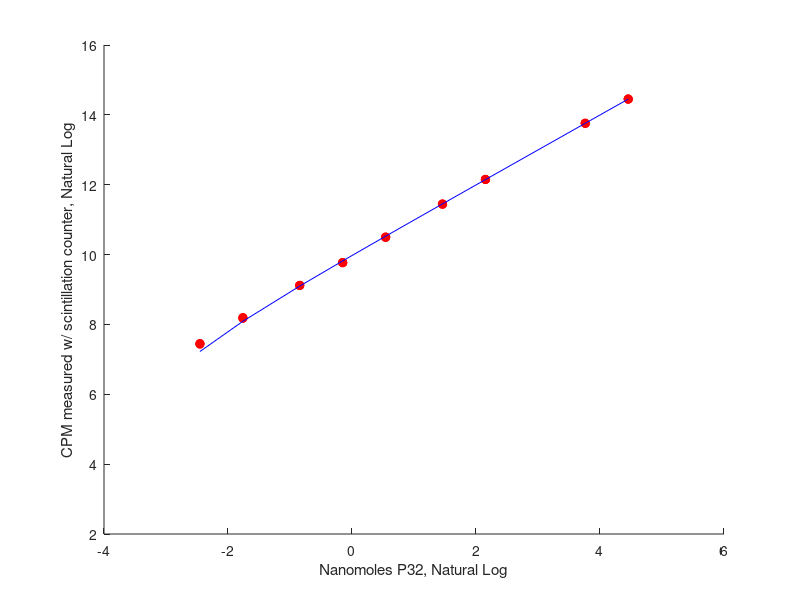

Source code (MATLAB): (Note: this script raises an error after producing the figure.)
% radioactive_CPMtoCONC.m 
% Elizabeth S Van Itallie - 4/20/2021

% 1. First determine the linear relationship between nanomoles of P32 and
%   measured CPMs using the scintillation counter that is used to measure
%   the probes 
%
% 2. Use the standard curve to determine the number of CPMs that should be
%   in a hybridization reaction of specified volume in order to have a 
%   desired concentration of labeled probe. 


%% Part 1 - Establish the Standard Curve 

% experimental design 
initial_dil = 100;
standard_vols = [0 1 2 5 1 2 5 1 5 10]; % in uL 
standard_dils = [100 100 100 100 10 10 10 1 1 1]; % dilution factors

% calculated parmeters 
dayof_conc = 3.0974; % uM ATP
dayof_SA = 2533.8558; % specific activity

% measured data
measured_cpms = [41.50 40.50 38.01; ...
        1701.44 1702.56  1728.19; ...
        3637.25 3585.98  3554.21; ...
        9127.89 9090.01 9113.66; ...
        17500.61 17444.79 17519.60; ...
        36422.57 36151.32 36104.82; ...
        93246.67 93753.58 93385.31; ...
        189766.8 189490.5 189314.7; ...
        944720.7 944485.6 943910.8; ...
        1890926 1887062 1889304];
    
% ~ Fit a line to find the relationship between the measured CPM values and
% the known P32 nanomoles ~~~~~~~~~~

max_SA = 9120;
frac_hot = dayof_SA/max_SA;
dayof_hot_conc = frac_hot*dayof_conc;
initial_dil_conc = dayof_hot_conc/initial_dil;

num_standards = length(standard_dils);

standard_vals = repmat(initial_dil_conc,1,num_standards)./standard_dils.*standard_vols; % result is in micro-moles
standard_vals_nano = standard_vals*1e3; % result in nano-moles

measured_cpms_T = measured_cpms'; 

standard_vals_MAT = repmat(standard_vals_nano,3,1);
 
P = polyfit(standard_vals_MAT(:,1:end),measured_cpms_T(:,1:end),1);
y_out = polyval(P,standard_vals_nano);
y_out_MAT = repmat(y_out,3,1);

Y_delta_mean = mean(abs(measured_cpms_T - y_out_MAT))./y_out;

figure(1); hold on; set(gcf,'color','white')
p2 = plot(log(reshape(standard_vals_MAT(:,1:end),1,30)),log(reshape(measured_cpms_T(:,1:end),1,30)),'ro','MarkerFaceColor','r');    
p3 = plot(log(standard_vals_nano),log(P(1).*standard_vals_nano+repmat(P(2),1,num_standards)),'b-');
xlabel('Nanomoles P32, Natural Log')
ylabel('CPM measured w/ scintillation counter, Natural Log')

legend([p2,p3],{'Measured Standards (used for fit)',...
    ['CPMs = A * nanomoles P32 + B; A = ' num2str(round(P(1),2)) ', B = ' num2str(round(P(2)),2)]})  

set(gca,'FontSize',20)
title('Standard Curve for Relating CPMs to [P-32]')

%% Part 2 - Use the standard curve to determine the volume of probe to use
% for the TaPR Part 2 hybridization reactions

% ~~~~~~~~~ First determine the average number of UTPs per probe ~~~~~~~~ 

% ~~~~~~ Experimental Variables ~~~~~~~~~~ 

amount_probe_measured = 1; % volume probe added to scintilliation vial in uL 
exp_conc = [7e-6; 7e-6]; % M desired concentration for the final reaction
hybrid_vol = 20; % hybridization reaction volume 
frac_hot_UTP =  0.1757; % fraction P32-UTP/total UTP

% ~~~~ Information About The Probes ~~~~~~  

probe_names = 'Ctnnb1.L 3prime-Sp1, Ctnnb1.S 3prime-Sp1';
probe_f_1 = fastaread('Ctnnb1L-3p1-Sp-PCR-rna-probe.fasta');
probe_f_2 = fastaread('Ctnnb1S-3p1-Sp-PCR-rna-probe.fasta');

% lengths of the probes
probe_lengths = [length(probe_f_1.Sequence); length(probe_f_2.Sequence)];

% find the reverse complement of the rna probe sequence
probe_rc_1 = seqrcomplement(probe_f_1.Sequence);
probe_rc_2 = seqrcomplement(probe_f_2.Sequence);

% find the number of Ts in the reverse complement which will be Us in RNA 
num_Us_1 = length(strfind(probe_rc_1,'T'));
num_Us_2 = length(strfind(probe_rc_2,'T'));
num_Us = [num_Us_1; num_Us_2];

frac_Us = num_Us./probe_lengths;

% ~~~~~~~~~ Then determine the amount of probe in CPM to add to the 
% hybridization reaction for the desired final concentration. 

% how many expected hot UTP per probe
P32_probe_conv = probe_lengths.*frac_Us*frac_hot_UTP;  

% what is the desired concentration of P32
P32_forhyb = (exp_conc*1000*hybrid_vol).*P32_probe_conv;

% P constants come from the standard curve determined above 
forhyb_CPM = P(1)*P32_forhyb+P(2)*ones(size(P32_forhyb)); 

disp(['Add ',num2str(round(forhyb_CPM,0)'), ' CPMs of ',probe_names])
disp(['For a ',num2str(hybrid_vol),'uL hybridization reaction with ',num2str(exp_conc'), 'M of labelled probes.'])

